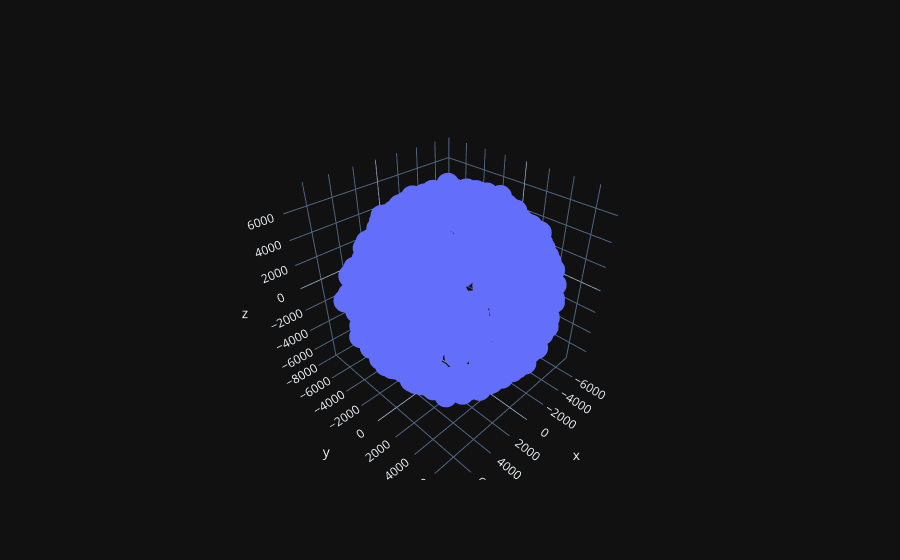
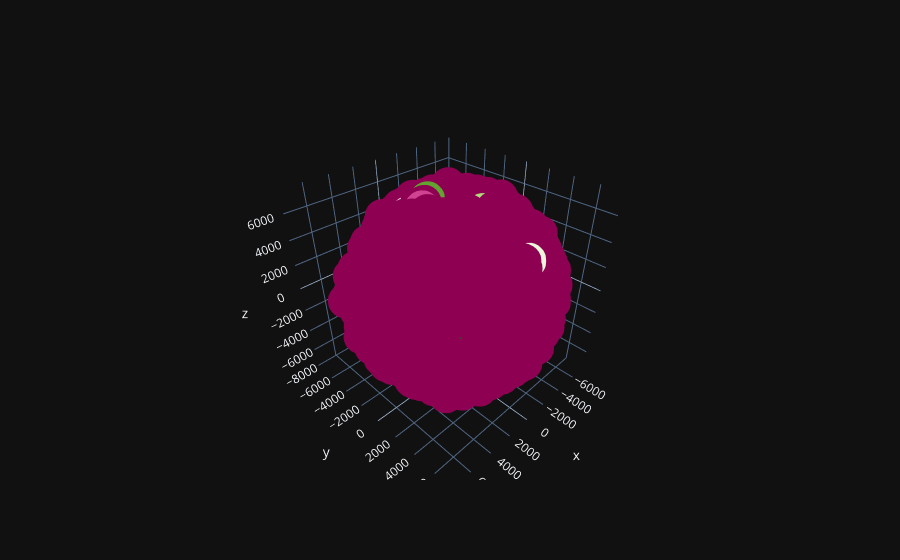

Write notebook code for charts like these, in order.
### Code cell
data_cosmos_satellite_garbage = pd.read_csv('Data/cosmos.csv')

with open('Data/cosmos.csv') as f:
        lines = omm.parse_csv(f)
        fields = [field for field in lines]

R = []

for i in range(781):
    field = fields[i]
    sat = Satrec()
    satellite = omm.initialize(sat, field)
    jd, fr = 2460334.5, 0.8473379629629629
    e, r, v = sat.sgp4(jd, fr)
    R.append(r)

data_garbage_cosmos = np.array(R)
data_garbage_cosmos = data_garbage_cosmos[~np.isnan(data_garbage_cosmos).any(axis=1)]

fig = go.Figure(data=[go.Scatter3d(x=data_garbage_cosmos[:,0], y=data_garbage_cosmos[:,1], z=data_garbage_cosmos[:,2],
                                   mode='markers')])
fig.show()



model = DBSCAN(eps=100, min_samples=2)
model.fit_predict(data_garbage_cosmos)
pred = model.fit_predict(data_garbage_cosmos)

fig = go.Figure(data=[go.Scatter3d(x=data_garbage_cosmos[:,0], y=data_garbage_cosmos[:,1], z=data_garbage_cosmos[:,2],
                                   mode='markers', marker={"size":12, "color":pred})])

fig.show()

print("number of cluster found: {}".format(len(set(model.labels_))))
print('cluster for each point: ', model.labels_)

### Figure 1 — Plotly figure (JSON) as saved in the notebook; plotly's stock layout.template omitted (floating-point values rounded to 4 significant figures; data arrays with more than 128 entries replaced by an {"elided": "..."} marker saying what was removed)
{"data": [{"mode": "markers", "x": {"elided": "781 float values"}, "y": {"elided": "781 float values"}, "z": {"elided": "781 float values"}, "type": "scatter3d"}], "layout": {}}

### Figure 2 — Plotly figure (JSON) as saved in the notebook; plotly's stock layout.template omitted (floating-point values rounded to 4 significant figures; data arrays with more than 128 entries replaced by an {"elided": "..."} marker saying what was removed)
{"data": [{"marker": {"color": {"elided": "781 int values"}, "size": 12}, "mode": "markers", "x": {"elided": "781 float values"}, "y": {"elided": "781 float values"}, "z": {"elided": "781 float values"}, "type": "scatter3d"}], "layout": {}}
